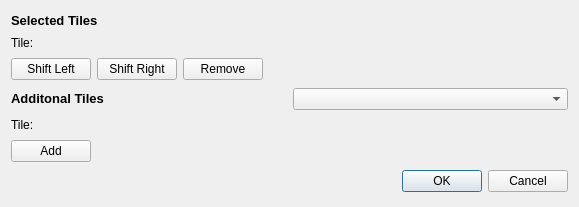
<?xml version="1.0" encoding="UTF-8"?>
<ui version="4.0">
 <class>TileSetter</class>
 <widget class="QWidget" name="TileSetter">
  <property name="windowModality">
   <enum>Qt::WindowModal</enum>
  </property>
  <property name="geometry">
   <rect>
    <x>0</x>
    <y>0</y>
    <width>579</width>
    <height>207</height>
   </rect>
  </property>
  <property name="sizePolicy">
   <sizepolicy hsizetype="MinimumExpanding" vsizetype="MinimumExpanding">
    <horstretch>0</horstretch>
    <verstretch>0</verstretch>
   </sizepolicy>
  </property>
  <property name="minimumSize">
   <size>
    <width>0</width>
    <height>0</height>
   </size>
  </property>
  <property name="windowTitle">
   <string>TileSetter</string>
  </property>
  <layout class="QVBoxLayout" name="verticalLayout">
   <property name="sizeConstraint">
    <enum>QLayout::SetDefaultConstraint</enum>
   </property>
   <item>
    <widget class="QLabel" name="selectedTilesLabel">
     <property name="sizePolicy">
      <sizepolicy hsizetype="Preferred" vsizetype="Fixed">
       <horstretch>0</horstretch>
       <verstretch>0</verstretch>
      </sizepolicy>
     </property>
     <property name="text">
      <string>&lt;html&gt;&lt;head/&gt;&lt;body&gt;&lt;p&gt;&lt;span style=&quot; font-size:10pt; font-weight:600;&quot;&gt;Selected Tiles&lt;/span&gt;&lt;/p&gt;&lt;/body&gt;&lt;/html&gt;</string>
     </property>
    </widget>
   </item>
   <item>
    <widget class="QLabel" name="selectedTileLabel">
     <property name="sizePolicy">
      <sizepolicy hsizetype="Preferred" vsizetype="Fixed">
       <horstretch>0</horstretch>
       <verstretch>0</verstretch>
      </sizepolicy>
     </property>
     <property name="text">
      <string>Tile: </string>
     </property>
    </widget>
   </item>
   <item>
    <layout class="QHBoxLayout" name="flowlayout_placeholder_1">
     <property name="sizeConstraint">
      <enum>QLayout::SetDefaultConstraint</enum>
     </property>
    </layout>
   </item>
   <item>
    <layout class="QHBoxLayout" name="horizontalLayout">
     <item>
      <widget class="QPushButton" name="selectedShiftLeft">
       <property name="text">
        <string>Shift Left</string>
       </property>
      </widget>
     </item>
     <item>
      <widget class="QPushButton" name="selectedShiftRight">
       <property name="text">
        <string>Shift Right</string>
       </property>
      </widget>
     </item>
     <item>
      <widget class="QPushButton" name="selectedRemove">
       <property name="text">
        <string>Remove</string>
       </property>
      </widget>
     </item>
     <item>
      <spacer name="horizontalSpacer_2">
       <property name="orientation">
        <enum>Qt::Horizontal</enum>
       </property>
       <property name="sizeHint" stdset="0">
        <size>
         <width>40</width>
         <height>20</height>
        </size>
       </property>
      </spacer>
     </item>
    </layout>
   </item>
   <item>
    <layout class="QHBoxLayout" name="horizontalLayout_3">
     <item>
      <widget class="QLabel" name="additionalTilesLabel">
       <property name="sizePolicy">
        <sizepolicy hsizetype="Preferred" vsizetype="Fixed">
         <horstretch>0</horstretch>
         <verstretch>0</verstretch>
        </sizepolicy>
       </property>
       <property name="text">
        <string>&lt;html&gt;&lt;head/&gt;&lt;body&gt;&lt;p&gt;&lt;span style=&quot; font-size:10pt; font-weight:600;&quot;&gt;Additonal Tiles&lt;/span&gt;&lt;/p&gt;&lt;/body&gt;&lt;/html&gt;</string>
       </property>
      </widget>
     </item>
     <item>
      <widget class="QComboBox" name="tileset">
       <property name="maxVisibleItems">
        <number>20</number>
       </property>
      </widget>
     </item>
    </layout>
   </item>
   <item>
    <widget class="QLabel" name="additionalTileLabel">
     <property name="sizePolicy">
      <sizepolicy hsizetype="Preferred" vsizetype="Fixed">
       <horstretch>0</horstretch>
       <verstretch>0</verstretch>
      </sizepolicy>
     </property>
     <property name="text">
      <string>Tile:</string>
     </property>
    </widget>
   </item>
   <item>
    <layout class="QHBoxLayout" name="flowlayout_placeholder_2">
     <property name="sizeConstraint">
      <enum>QLayout::SetDefaultConstraint</enum>
     </property>
    </layout>
   </item>
   <item>
    <layout class="QHBoxLayout" name="horizontalLayout_2">
     <item>
      <widget class="QPushButton" name="additionalAdd">
       <property name="sizePolicy">
        <sizepolicy hsizetype="Minimum" vsizetype="Fixed">
         <horstretch>0</horstretch>
         <verstretch>0</verstretch>
        </sizepolicy>
       </property>
       <property name="text">
        <string>Add</string>
       </property>
      </widget>
     </item>
     <item>
      <spacer name="horizontalSpacer">
       <property name="orientation">
        <enum>Qt::Horizontal</enum>
       </property>
       <property name="sizeHint" stdset="0">
        <size>
         <width>40</width>
         <height>20</height>
        </size>
       </property>
      </spacer>
     </item>
    </layout>
   </item>
   <item>
    <widget class="QDialogButtonBox" name="buttonBox">
     <property name="standardButtons">
      <set>QDialogButtonBox::Cancel|QDialogButtonBox::Ok</set>
     </property>
    </widget>
   </item>
  </layout>
 </widget>
 <layoutdefault spacing="6" margin="11"/>
 <resources/>
 <connections/>
</ui>
